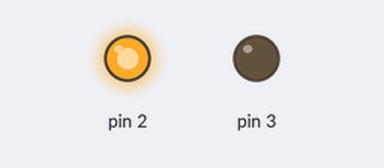
The sketch below on a simulated Arduino Uno, built with avr-gcc and run on an emulated ATmega328P. Parts: output pins drawn as LEDs (lit = HIGH).

Above: at 0.1 s.
At 4.1 s:
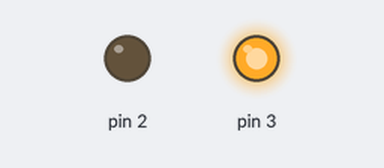
At 7.1 s:
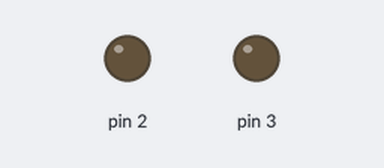
Timing chart, 0 to 8.6 s (numbered marks = the images above):
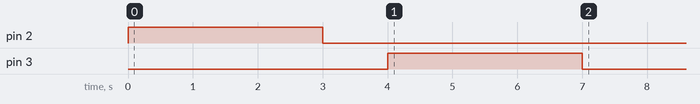

The sketch:

h-bregh_test.ino
```cpp
void setup() {
  pinMode(2,OUTPUT);
  pinMode(3,OUTPUT);

  digitalWrite(2,HIGH);
  digitalWrite(3,LOW);

  delay(3000);

  digitalWrite(2,LOW);
  digitalWrite(3,LOW);

  delay(1000);

  digitalWrite(2,LOW);
  digitalWrite(3,HIGH);

  delay(3000);

  digitalWrite(2,LOW);
  digitalWrite(3,LOW);
}

void loop() {}
```
